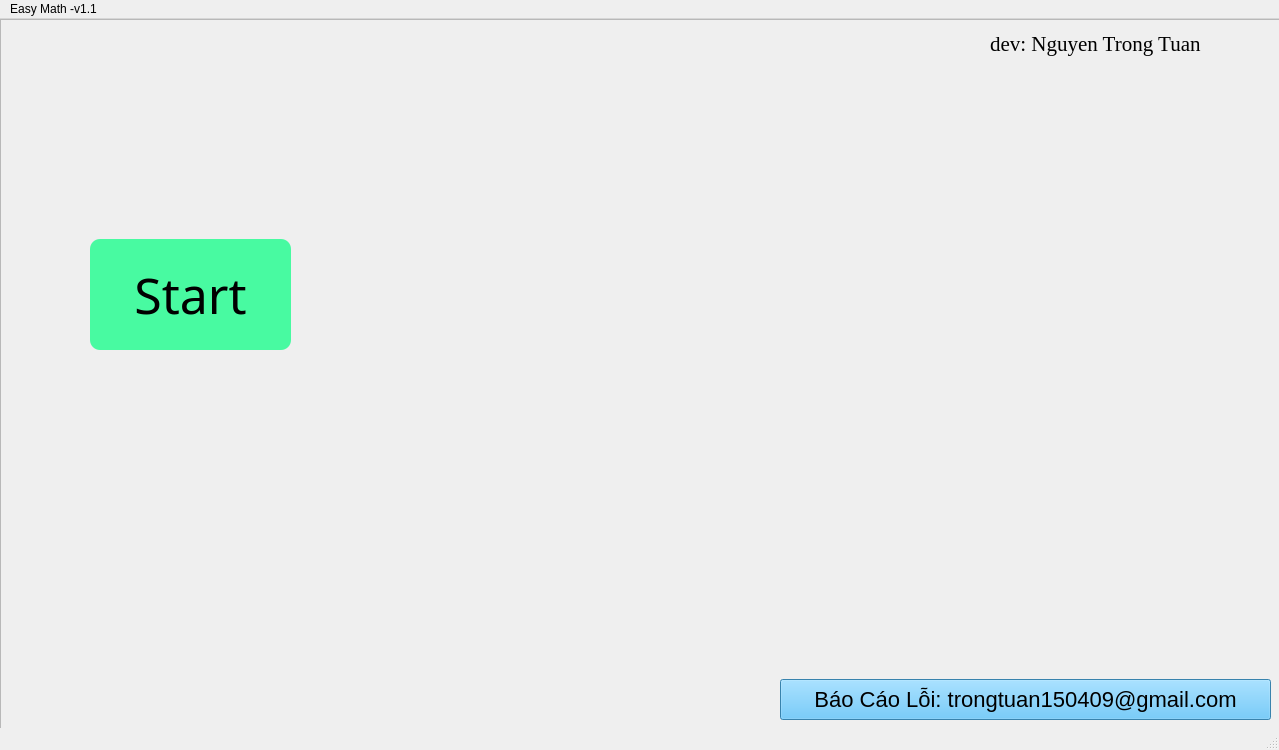
<?xml version="1.0" encoding="UTF-8"?>
<ui version="4.0">
 <class>MainWindow</class>
 <widget class="QMainWindow" name="MainWindow">
  <property name="geometry">
   <rect>
    <x>0</x>
    <y>0</y>
    <width>1279</width>
    <height>750</height>
   </rect>
  </property>
  <property name="windowTitle">
   <string>MainWindow</string>
  </property>
  <property name="styleSheet">
   <string notr="true">#frame_2{
background-image: url(:/test1/.bgr_mo_daupng.png);

}</string>
  </property>
  <widget class="QWidget" name="centralwidget">
   <widget class="QFrame" name="frame_2">
    <property name="geometry">
     <rect>
      <x>0</x>
      <y>0</y>
      <width>1312</width>
      <height>750</height>
     </rect>
    </property>
    <property name="styleSheet">
     <string notr="true">#start{background:rgba(0, 255, 127,0.7);border-radius:10px;font-size:50px;font-family:century gothic;}
#start:hover{font-family:Courier New;background-color: rgb(0, 255, 0);border-radius:20px;font-size:60px}
#block{background-color:rgb(78, 184, 242);font-size:22px;}


</string>
    </property>
    <property name="frameShape">
     <enum>QFrame::StyledPanel</enum>
    </property>
    <property name="frameShadow">
     <enum>QFrame::Raised</enum>
    </property>
    <widget class="QPushButton" name="start">
     <property name="geometry">
      <rect>
       <x>90</x>
       <y>220</y>
       <width>201</width>
       <height>111</height>
      </rect>
     </property>
     <property name="text">
      <string>Start</string>
     </property>
    </widget>
    <widget class="QPushButton" name="block">
     <property name="geometry">
      <rect>
       <x>780</x>
       <y>660</y>
       <width>491</width>
       <height>41</height>
      </rect>
     </property>
     <property name="text">
      <string>Báo Cáo Lỗi: trongtuan150409@gmail.com</string>
     </property>
    </widget>
    <widget class="QLabel" name="label_12">
     <property name="geometry">
      <rect>
       <x>990</x>
       <y>10</y>
       <width>271</width>
       <height>31</height>
      </rect>
     </property>
     <property name="font">
      <font>
       <family>Times New Roman</family>
       <pointsize>14</pointsize>
      </font>
     </property>
     <property name="text">
      <string>&lt;html&gt;&lt;head/&gt;&lt;body&gt;&lt;p&gt;&lt;span style=&quot; font-size:16pt;&quot;&gt;dev: Nguyen Trong Tuan&lt;/span&gt;&lt;/p&gt;&lt;/body&gt;&lt;/html&gt;</string>
     </property>
    </widget>
   </widget>
  </widget>
  <widget class="QMenuBar" name="menubar">
   <property name="geometry">
    <rect>
     <x>0</x>
     <y>0</y>
     <width>1279</width>
     <height>26</height>
    </rect>
   </property>
   <widget class="QMenu" name="menuEasy_Math_v1_1">
    <property name="title">
     <string>Easy Math -v1.1</string>
    </property>
   </widget>
   <addaction name="menuEasy_Math_v1_1"/>
  </widget>
  <widget class="QStatusBar" name="statusbar"/>
 </widget>
 <resources>
  <include location="start.qrc"/>
 </resources>
 <connections/>
</ui>
